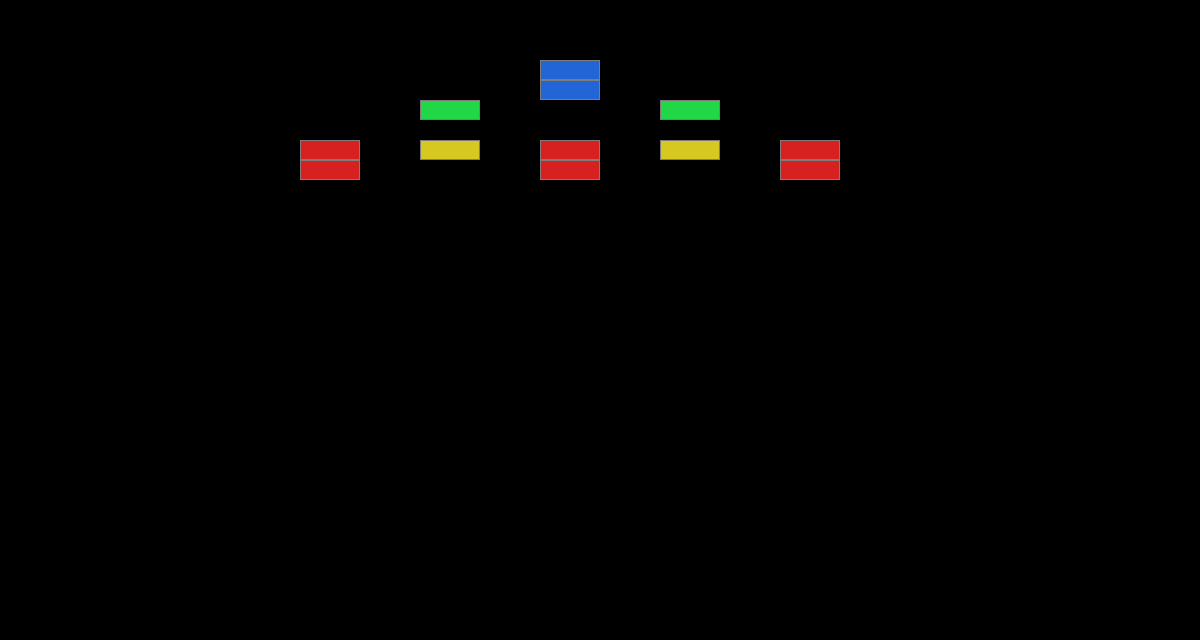

Below is a game level as drawn by its tile map, then a one-line description and the .tmx that defines it (tile-layer data replaced by summaries):
An orthogonal 20x32 tile map with 60x20 px tiles, 1 tile layer (Tile Layer 1).

<map version="1.0" orientation="orthogonal" width="20" height="32" tilewidth="60" tileheight="20">
 <tileset firstgid="1" name="block-tileset" tilewidth="60" tileheight="20">
  <image source="block-tileset.png" width="120" height="40" />
  <tile id="0">
   <properties>
    <property name="bounce" value="1.0" />
    <property name="strength" value="2.0" />
   </properties>
  </tile>
  <tile id="1">
   <properties>
    <property name="bounce" value="1.0" />
    <property name="strength" value="3.0" />
   </properties>
  </tile>
  <tile id="2">
   <properties>
    <property name="bounce" value="4.0" />
    <property name="strength" value="1.0" />
   </properties>
  </tile>
  <tile id="3">
   <properties>
    <property name="bounce" value="0.5" />
    <property name="strength" value="4.0" />
   </properties>
  </tile>
 </tileset>
 <layer name="Tile Layer 1" width="20" height="32">
  <data>[640 cells, 12 non-empty, 4 distinct tile ids]</data>
 </layer>
</map>
